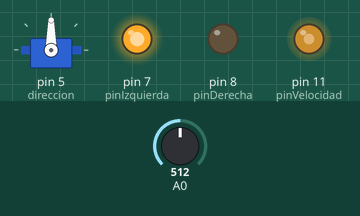
Simulated run of this sketch. Board: Arduino Uno, built with avr-gcc and run on an emulated ATmega328P. Shown: servo, output pins drawn as LEDs (lit = HIGH). The test bench sets the inputs (shaded band); at power-on: A0 = 512.

Above: at 1.2 s.
1.3 s: A0 set to 306
At 2.5 s:
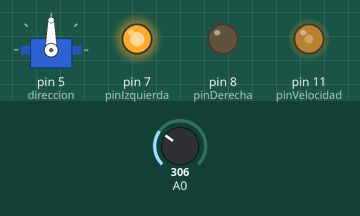
2.8 s: A0 set to 122
At 3.8 s:
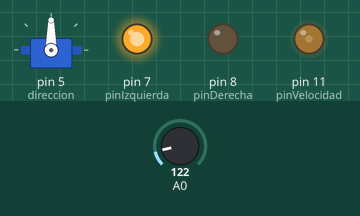
4.3 s: A0 set to 900
At 4.9 s:
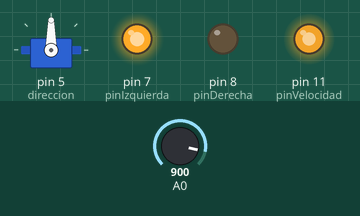
5.8 s: A0 set to 511
At 7.2 s:
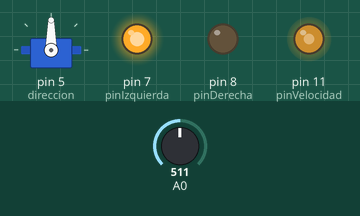
Timing chart, 0 to 8.3 s (numbered marks = the images above; inputs shaded):
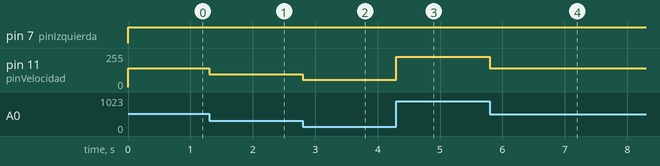

Measured:
- after the input at 1.3 s, pin 11 (pinVelocidad): 142/255 → 97/255 at once
- after the input at 2.8 s, pin 11 (pinVelocidad): 97/255 → 56/255 at once
- after the input at 4.3 s, pin 11 (pinVelocidad): 56/255 → 227/255 at once
- after the input at 5.8 s, pin 11 (pinVelocidad): 227/255 → 142/255 at once

The sketch:

bts7960.ino
```cpp
#include <Servo.h>

#define pinVelocidad  11
#define pinIzquierda  7
#define pinDerecha    8
#define entradaPot    A0

Servo direccion;

void setup() {
  pinMode(pinVelocidad, OUTPUT);
  pinMode(pinIzquierda, OUTPUT);
  pinMode(pinDerecha, OUTPUT);

  direccion.attach(5);
}

void loop() {
  int adc = analogRead(A0);
  int velocidad = map(adc, 0, 1023, 30, 255);
  analogWrite(pinVelocidad, velocidad);
  digitalWrite(pinIzquierda, HIGH);
  digitalWrite(pinDerecha, LOW);

  direccion.write(90);
}
```
